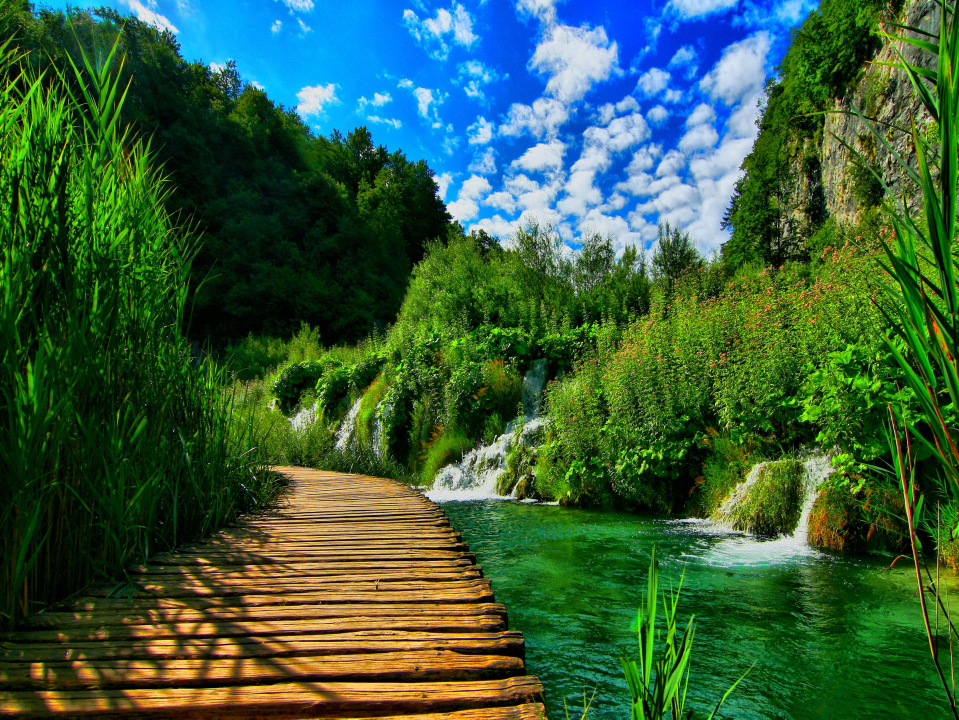
#> input picture 11239A006/exp-1/opencv.jpg, 3836 x 2877 px (shown at 1/4 size)
$ python main.py
#> lines starting #> are read from the running program, lines starting #| are printed output that depends on the picture
import cv2

# Read image
img = cv2.imread("opencv.jpg")
#> img is the input picture: shape (2877, 3836, 3); mean B, G, R 59.2, 93.1, 55.6

# Check if image was loaded successfully
if img is None:
    print("Error: Image not found or unable to load.")
else:
    # Resize
    resized = cv2.resize(img, (400, 300))
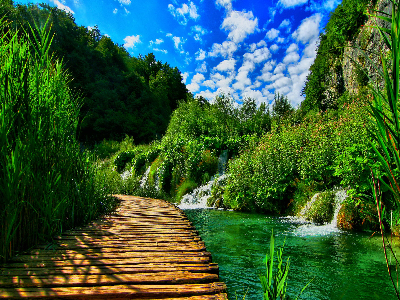
#> resized: shape (300, 400, 3); mean B, G, R 59.2, 93.1, 55.6

    # Convert to grayscale
    gray = cv2.cvtColor(resized, cv2.COLOR_BGR2GRAY)
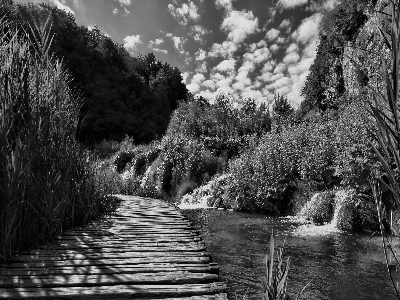
#> gray: shape (300, 400); min 0, max 250, mean 78

    # Blur
    blur = cv2.GaussianBlur(gray, (5, 5), 0)
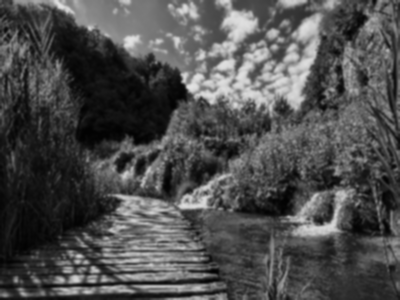
#> blur: shape (300, 400); min 1, max 226, mean 78

    # Edge detection
    edges = cv2.Canny(blur, 100, 200)
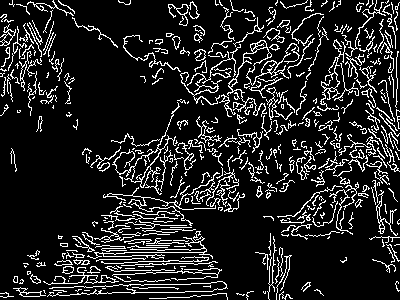
#> edges: shape (300, 400); 13.5% white in thin lines or dots

    # Display
    cv2.imshow("Original", img)
    cv2.imshow("Resized", resized)
    cv2.imshow("Gray", gray)
    cv2.imshow("Blur", blur)
    cv2.imshow("Edges", edges)

    cv2.waitKey(0)
    cv2.destroyAllWindows()
